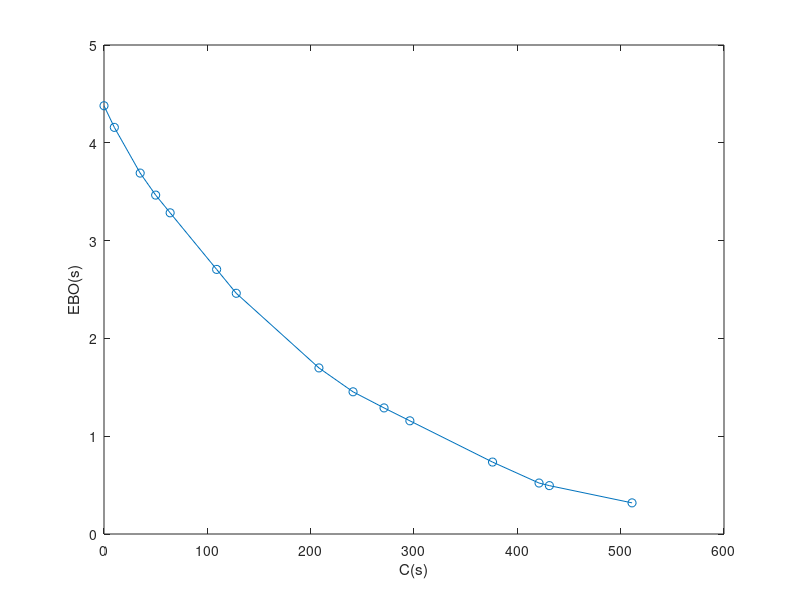

Reproduce this figure in MATLAB. (Note: this script raises an error after producing the figure.)
% HA2 - Systems Engineering
% Birgir Steinn Hermannsson and Daniel Landberg
close all; clear all;

%% Parameters

n = 20; %no. of expected efficient solutions before Cmax breaks

Cmax = 500;                                     %Budget
lambda = (1/1000)*[50 40 45 51 25 48 60 35 15]; %Malfunctioning intensities for LRUs
T = [4 7 14 5 10 18 24 8 12];                   %Repair times for LRUs
c = [14 19 25 15 10 45 80 33 30];               %Purchase cost for LRUs

%% Generate table of quotients

R = [];
Rstore = [];
z = [];
for sj = 0:n
    for j = 1:9
        p = [0 0 0 0 0 0 0 0 0];
        for k =(sj+1):10
            p(j) = p(j)+((lambda(j)*T(j))^k/(factorial(k)))*exp(-lambda(j)*T(j));
        end
        R(j) = p(j);
        Rstore(sj+1,j) = R(j);
        z(sj+1,j) = R(j)/(c(j));
    end  
end
zbackup = z;

%% Marginal allocation algorithm

%Initiation of vectors and matrices 
s = zeros(n,9);                       %Initiate spare allocation
C = zeros(n,1);                       %Initiate total cost  
EBO = zeros(n,1);                     %Initiate expected no. of backorders
C(1) = 0;                             %Set C^(0)=0, because no spare parts  
EBO(1) = 0;
for j = 1:9
    EBO(1) = EBO(1)+lambda(j)*T(j);   %Set EBO^(0) accordingly
end 

%Selects the largest uncanceled quotient in the z table.
%If several equally large, one is chosen arbitrarily.
%The largest quotient is set to 0 and its column number saved.
k = 1;
for j = 1:n
    zmax = 0;                   %Initate variable zmax
    l = 0;                      %Initate index l
    for i = 1:9                 %Iterate for every column i
        t = 1;                  %S        tart at row t=1
        q = z(t,i);             %Find value at z(1,i)
        if q == 0               %Check if quotient has been cancelled
            while q == 0        %While value is 0...
                t = t+1;        %Increase row index
                q = z(t,i);     %Update value from z
            end
        end
        if q>zmax 
            zmax = q;           %Update max value if larger than before
            tmax = t;           %Update row index for max value
            lmax = i;           %Update column index for max value
        end
    end
    z(tmax,lmax) = 0;           %After all columns have been checked, max value set to 0
    k = k+1;                    %Update counter
    s(k,lmax) = s(k-1,lmax)+1;  %Increase s_j^(k) by 1 (i.e. part s_j that 
    for i = 1:9
        if i ~= lmax
            s(k,i) = s(k-1,i);  %Set all other vales in s to previous values
        end
    end  
    C(k) = C(k-1)+c(lmax);                  %Update total cost
    EBO(k) = EBO(k-1)-Rstore(tmax,lmax);    %Update EBO
    if C(k) >= Cmax
    break
    end
end

%% Plot the results

EBOPlot = nonzeros(EBO);
range = length(EBOPlot);
plot(C(1:range),EBOPlot,'-o')
xlabel('C(s)')

ylabel('EBO(s)')

%% Dynamic programming part

% States: if we have budget for the part or not
% Stages: 500?
% decisions: if we buy the part or keeps it as a EBO
% Sn+1 = min(ebo(s)) while c(s) <= current budget) 
% Value-functions: Minimal EBO
% The realation between recusion and Value-function:
% The value function is finding the optimal for every subproblem. The
% recurssion then updates the matrix accordingly to the optimal for every
% subproblem and the calls the value function again to find the next
% optimal.


% Setup

% create EBO matrix
EBO = zeros(51,length(T));
for i = 1:length(T)
    EBO(1,i) = T(i)*lambda(i);
    for s = 1:50
        prob = 1 - poisscdf(s-1, EBO(1,i)); 
        EBO(s+1,i) = EBO(s,i) - prob;
    end
end

% crete a matrix with all possible purchases for every budget 
% ex: column 5 (with part cost 10) will have the number 50 at the last row
LRU = zeros(Cmax+1, length(T));
for i = 1 : Cmax+1
    row = ones(1,length(T)) * i-1;
    LRU(i,:) = fix(row./c); % rounding to lower integer 
end

% Setting up recursion, Starting from LRU9
Matrix = zeros(Cmax+1, length(T)+1);
Matrix(:,length(T)) = LRU(:,length(T));
for i = 1 : Cmax+1
    idx = LRU(i,length(T))+1;
    Matrix(i,length(T)+1) = EBO(idx,length(T));
end

% end of setup

% recursion for every LRU
for i = length(T)-1 :-1:1
    Matrixtemp = Matrix; % Need a copy of Matrix in recursion
    Matrix = allVals(Matrix,Matrixtemp, i, Cmax, LRU, T, c, EBO); % Calling allVals which loops over every budget
    
end

%% Plot Dynamic programming problem 2
plot(0:Cmax,Matrix(1:end,length(T)+1))
hold on
xlabel('C(s)')
ylabel('EBO(s)')
title('Dynamic programming')
%% Plotting problem 1 and 2 together

plot(C(1:range),EBOPlot,'-o')
hold on
plot(0:Cmax,Matrix(1:end,length(T)+1))
xlabel('C(s)')
ylabel('EBO(s)')
title('Dynamic Programming vs Marginal Allocation')
legend('Marginal allocation','Dynamic programming')
%%
% Looping over evry single budget
function Matrix = allVals(Matrix,Matrixtemp, i, Cmax,LRU, T, c, EBO)
    for bud = 1 : Cmax+1
        NrParts = LRU(bud,i); % Nr of parts with current budget of LRUi
        vec = partloop(NrParts,i,bud, T, c, EBO, Matrixtemp); % Partloop: bf over all setups
        Matrix(bud,:) = vec;
    end
    
end

%This function is finding the optimal for every subproblem (value function)
function ReturnArray = partloop(NrParts, i, bud, T, c, EBO, Matrixtemp)
    MiniMatrix = zeros(NrParts+1,length(T)+1);
    for part = 0 : NrParts
        MoneyLeft = bud - part*c(i); % this is current budget - how many parts i we have purchased
        LRUtemp = Matrixtemp(MoneyLeft,:); % Picking out the row matching our budget (extra cash)
        vec = LRUtemp(1,:); 
        vec(1,i) = part;
        MiniMatrix(part+1,:) =  vec; %testing different amount of parts
        MiniMatrix(part+1, length(T)+1) = EBO(part+1, i) + LRUtemp(length(T)+1); % EBO for this setup
    end
    [~, idx] = min(MiniMatrix(:,length(T)+1)); % taking the one with the lowest EBO's
    ReturnArray = MiniMatrix(idx,:); %returning to uppdate the solution matrix with the best row for this budget
end

